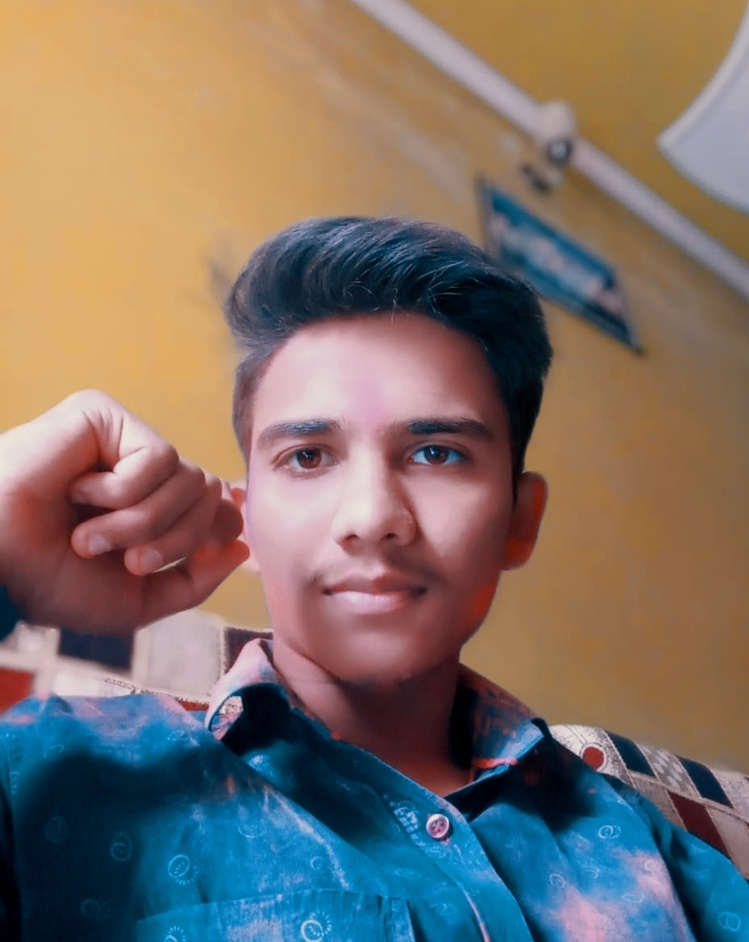
#> input picture Opencv/aman.jpg, 749 x 942 px, shrunk from 929 x 1169 before the run, found by its file name
$ python 1.py
#> lines starting #> are read from the running program, lines starting #| are printed output that depends on the picture
import numpy as np
import imageio
import scipy.ndimage
import cv2

img="aman.jpg"

def grayscale(rgb):
	return np.dot(rgb[...,:3],[0.299,0.587,0.114])

def dodge(front,back):
	result=front*255/(255-back)
	result[result>255]=255
	result[back==255]=255
	return result.astype('uint8')


s=imageio.imread(img)
#> s is the input picture: shape (942, 749, 3); mean R, G, B 125.9, 112.3, 103.9
g=grayscale(s)
#> in grayscale, `return np.dot(rgb[...,:3],[0.299,0.587,0.114])`:
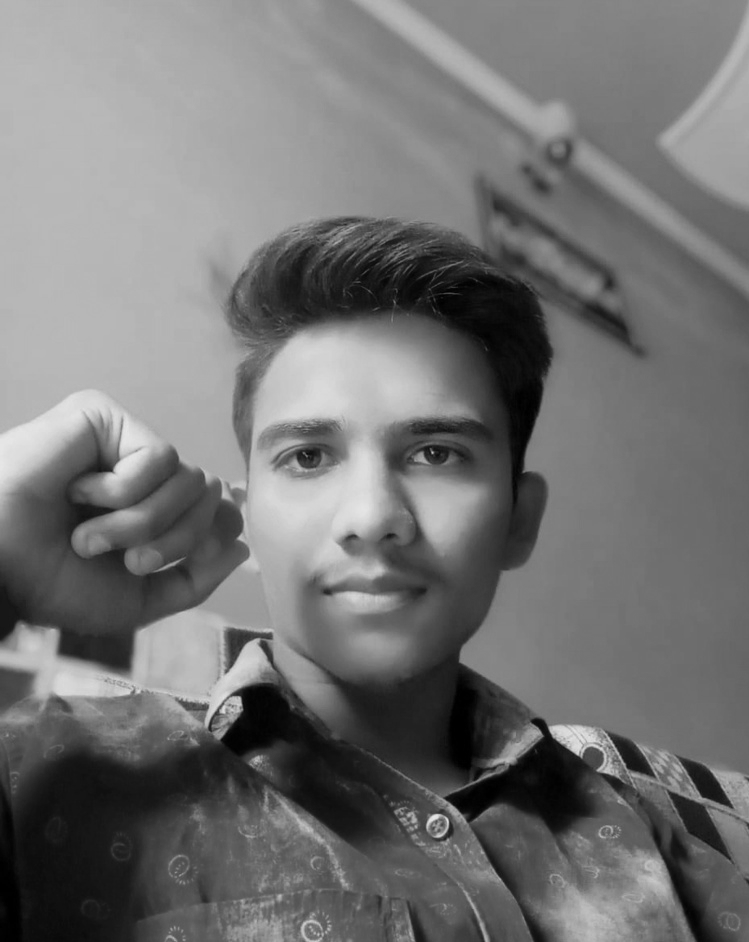
#> returned value: shape (942, 749) float64; min 0, max 231.7, mean 115.4
i=255-g
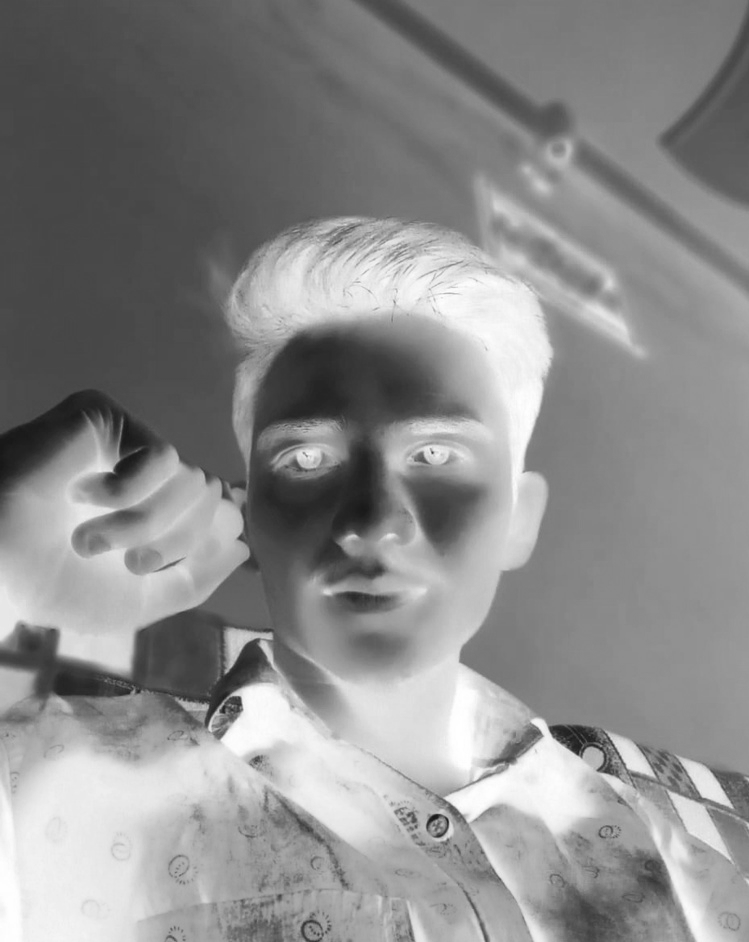
#> i: shape (942, 749) float64; min 23.33, max 255, mean 139.6

b=scipy.ndimage.filters.gaussian_filter(i,sigma=10)
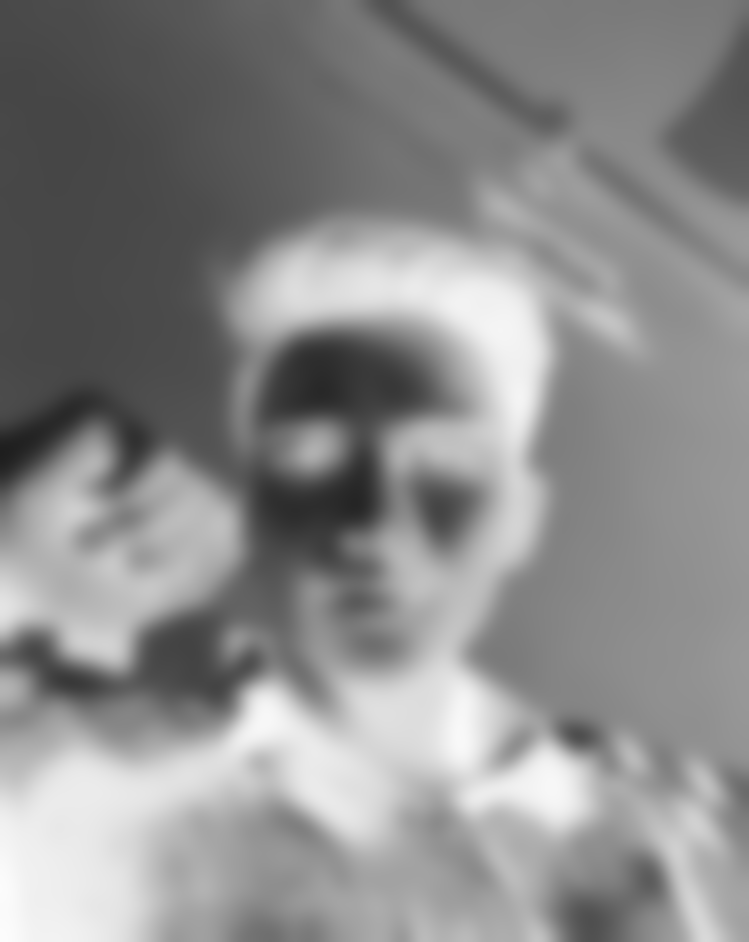
#> b: shape (942, 749) float64; min 30.61, max 252.6, mean 139.6
r=dodge(b,g)
#> in dodge, `result=front*255/(255-back)`:
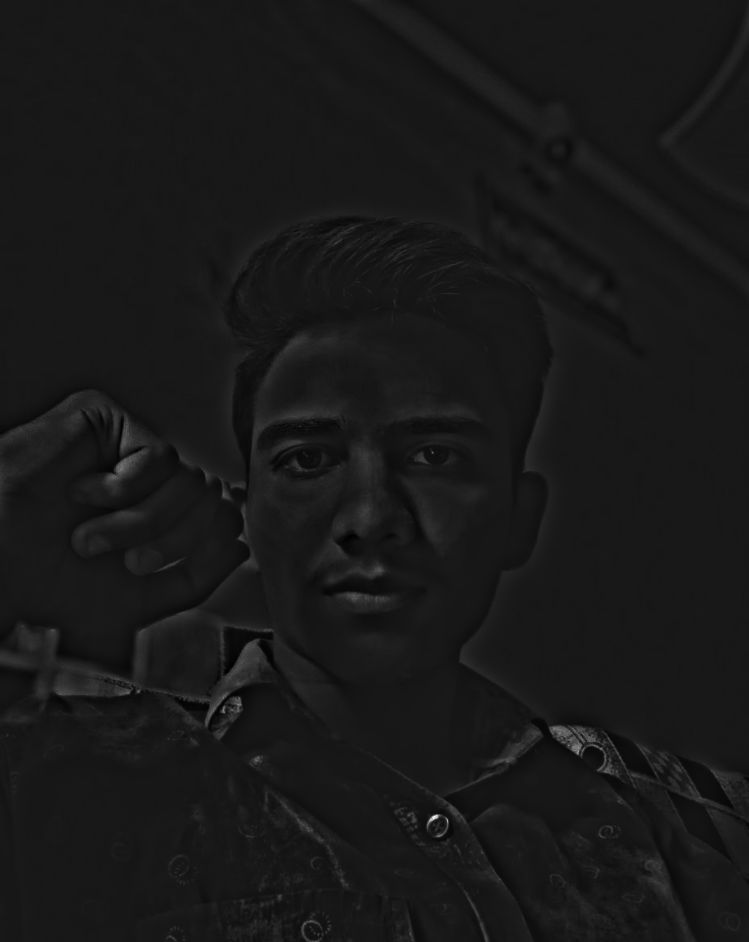
#> result: shape (942, 749) float64; min 120.9, max 1534, mean 260.3; drawn with min black and max white
#> in dodge, `result[result>255]=255`:
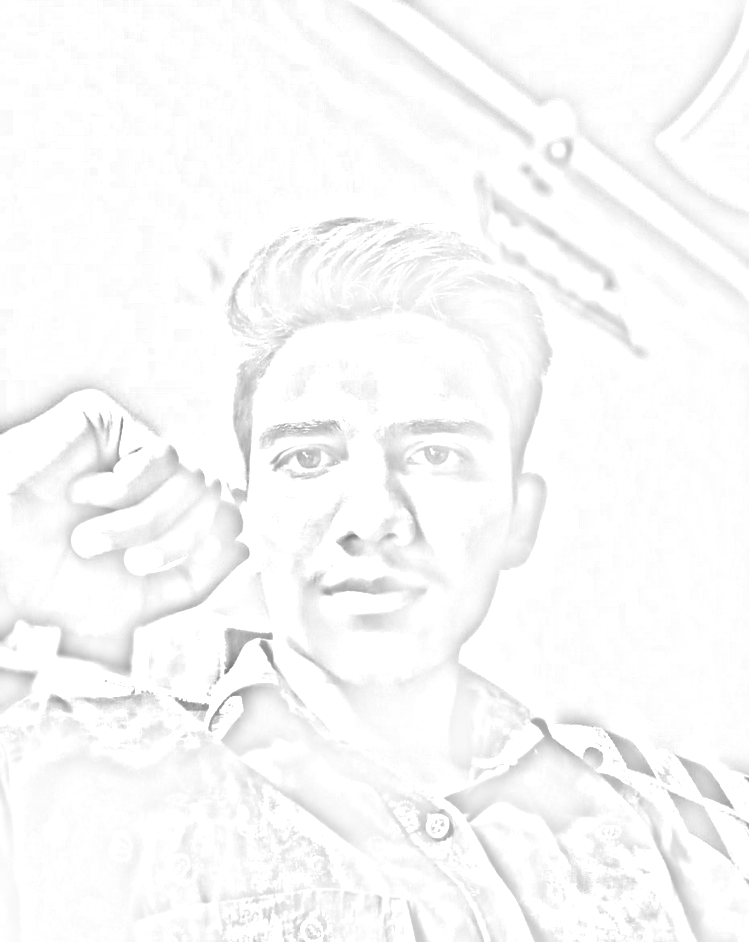
#> result: shape (942, 749) float64; min 120.9, max 255, mean 249.6

cv2.imwrite('amanbro.jpg',r)

$ run again, with Opencv/yogi shrey.jpg copied over Opencv/aman.jpg
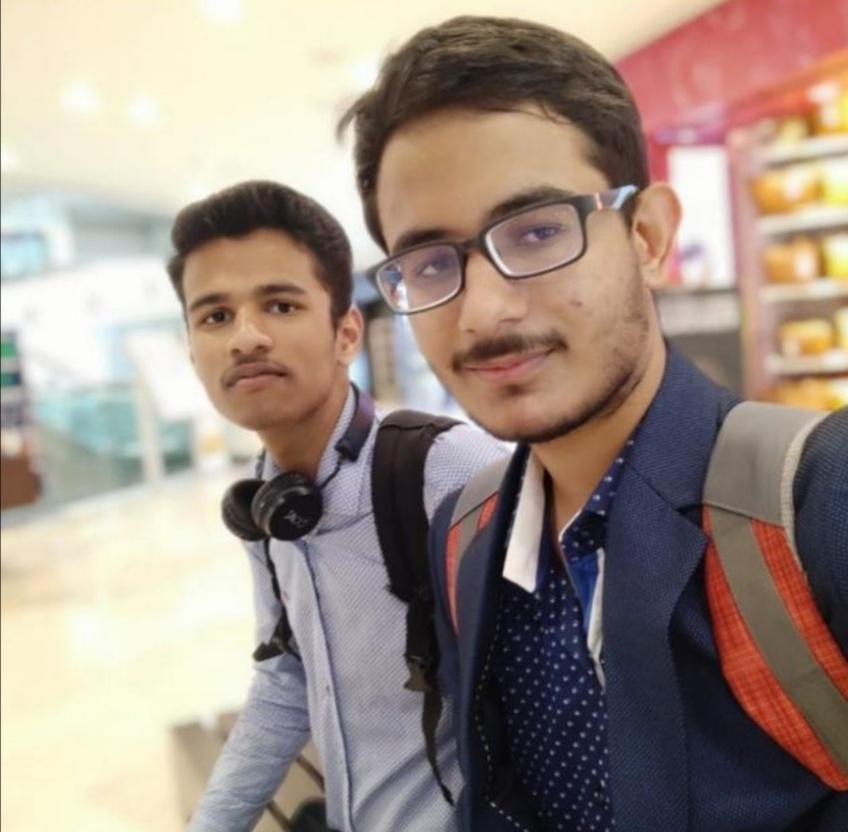
#> input picture Opencv/yogi shrey.jpg, 848 x 832 px, shrunk from 1068 x 1049 before the run, found by its file name
#> s is the input picture: shape (832, 848, 3); mean R, G, B 158.7, 142.8, 132.7
#> `b=scipy.ndimage.filters.gaussian_filter(i,sigma=10)`:
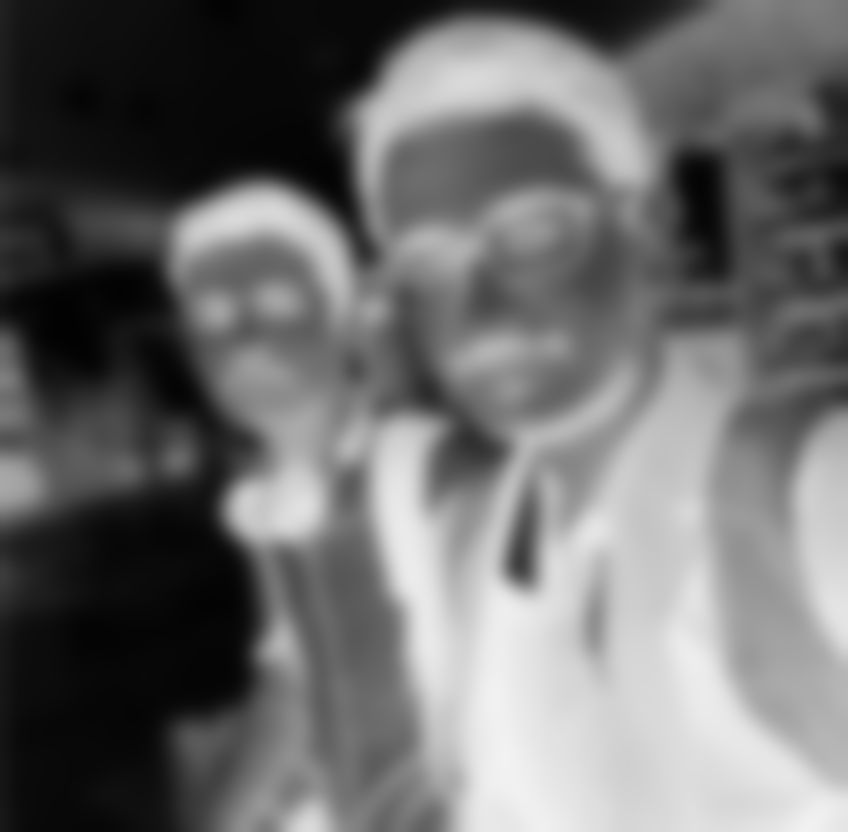
#> b: shape (832, 848) float64; min 2.36, max 242.3, mean 108.6
#> in dodge, `result[result>255]=255`:
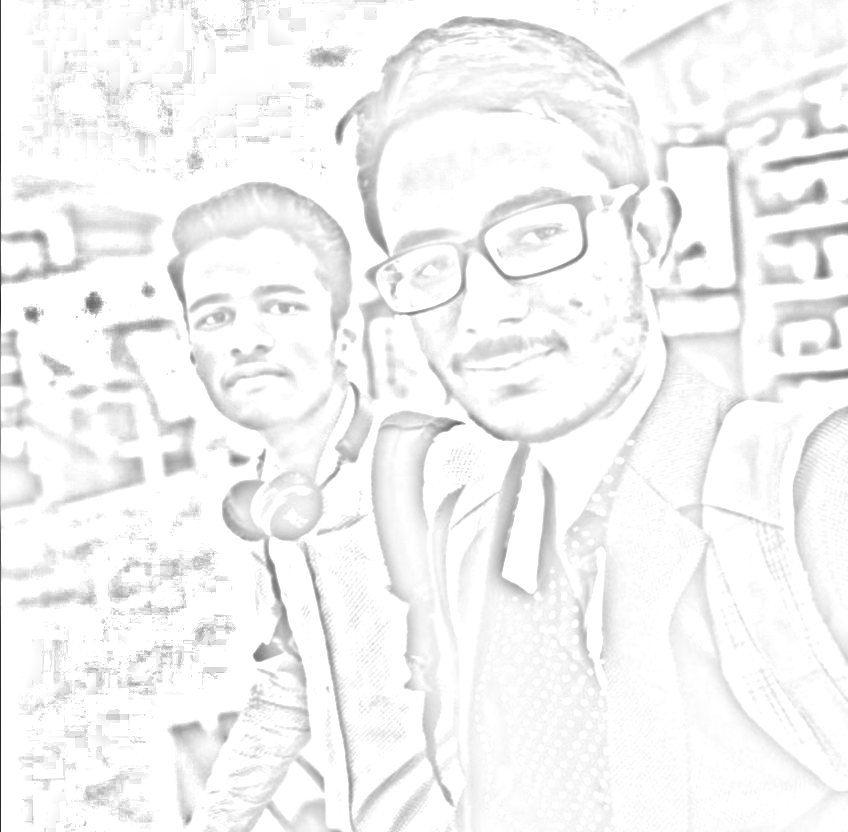
#> result: shape (832, 848) float64; min 32.99, max 255, mean 244.6

$ run again, with Opencv/download1.png saved as Opencv/aman.jpg
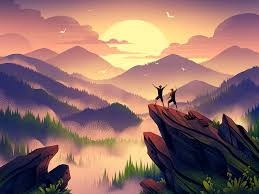
#> input picture Opencv/download1.png, 259 x 194 px, found by its file name
#> s is the input picture: shape (194, 259, 3); mean R, G, B 146.1, 110.5, 105.5
#> `b=scipy.ndimage.filters.gaussian_filter(i,sigma=10)`:
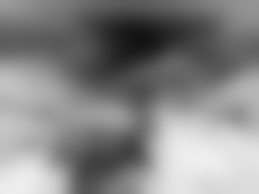
#> b: shape (194, 259) float64; min 19.39, max 239.3, mean 134.4
#> in dodge, `result[result>255]=255`:
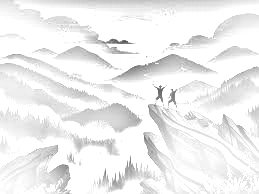
#> result: shape (194, 259) float64; min 81.61, max 255, mean 239.4
